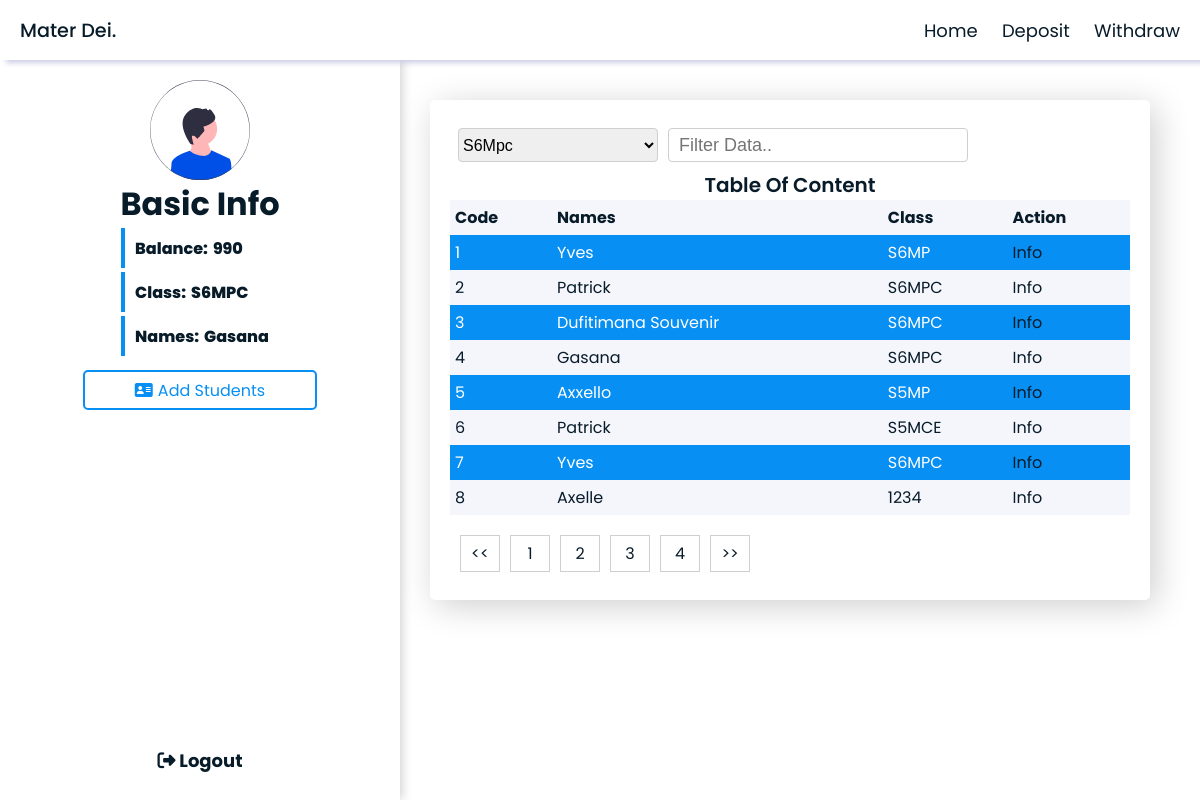
Screenshot of /Admin/?data=4 (signed in) with the database file from the repository.
### tables this page shows
CREATE TABLE `students` (
  `id` int(11) NOT NULL,
  `card_id` varchar(255) NOT NULL DEFAULT 'Ntayo',
  `balance` int(10) NOT NULL DEFAULT 0,
  `class` varchar(10) NOT NULL,
  `names` varchar(255) NOT NULL,
  `password` varchar(255) NOT NULL,
  `gender` enum('Male','Female') NOT NULL
);

### Admin/index.php (the view, shortened to what this page needs)
<?php
include_once "../Assets/Php/database.php";
if (!isset($_GET['data'])) {
    $code = 1;
}
else{
 $code = $_GET['data'];
}
?>
<!DOCTYPE html>
<html lang="en">
<head>
    <link rel="stylesheet" href="https://cdnjs.cloudflare.com/ajax/libs/font-awesome/6.4.2/css/all.min.css" />
    <link rel="stylesheet" href="../Css/datastyle.css">
    <link rel="stylesheet" href="../Css/main.css">
</head>
<body>
    <div class="navbar" id="navbar">
        <div class="logo" id="logo">Mater Dei.</div>
        <nav id="nav">
            <a href="./index.html">Home</a>
            <a href="#" onclick="Popup1()">Deposit</a>
            <a href="#" onclick="Popup()">Withdraw</a>
        </nav>
    </div>
    <div class="main">
        <div class="panel">
            <div class="history">
                <div class="image"><img src="../Assets/Images/Male_Avatar.svg" alt=""></div>
                <h1>Basic Info</h1>
                <ul>
                    <?php
                    $sql0 = "SELECT * FROM students WHERE id = {$code}";
                    $query0 = mysqli_query($conn, $sql0);
                    if (mysqli_num_rows($query0) > 0) {
                        $row0 = mysqli_fetch_assoc($query0);
                    }
                    ?>
                    <li>Balance: <span style="padding-left:5px;"> <?php echo $row0['balance'];?></span></li>
                    <li>Class: <span style="padding-left:5px;"> <?php echo $row0['class'];?></span></li>
                    <li>Names: <span style="padding-left:5px;"> <?php echo $row0['names'];?></span></li>
                </ul>
                <a href="./Register.php" class="second"><i class="fa-solid fa-address-card"></i> Add Students</a>
            </div>
            <div class="logout"><a href="../Assets/Php/logout.php"><i class="fa-solid fa-right-from-bracket"></i> Logout</a></div>
        </div>
        <div class="frame-yves">
            <div class="tooltip">
                <div class="tool">
                    <select name="data" id="data">
                        <option value="S6Mpc">S6Mpc</option>
                    </select>
                    <input type="search" name="search" id="" placeholder="Filter Data..">
                </div>
<div class="holder">
    <table class="yvestable">
        <caption>Table Of Content</caption>
        <tr>
            <th>Code</th>
            <th>Names</th>
            <th>Class</th>
            <th>Action</th>
        </tr>
<?php
if(isset($_GET['page'])){
    $page = $_GET['page'];
}
else{
    $page = 1;
}
$num = 8*($page - 1);
$numpp = 8;
$sql = "SELECT * FROM students ORDER BY id LIMIT ".$num.",".$numpp;
$query = mysqli_query($conn,$sql);
$total = mysqli_num_rows($query);
$numPage = ceil($total/$numpp);
if ($total > 0) {
    while ($row = mysqli_fetch_assoc($query)) {
        echo "
        <tr>
        <td>".$row['id']."</td>
        <td>".$row['names']."</td>
        <td>".$row['class']."</td>
        <td><a href='./?data=".$row['id']."' class='btn00'>Info</a></td>
        </tr>";
    }
}
?>
    </table>
</div>
                <div class="footer">
                    <?php $back = $page; ?>
                    <a class="left" href="./?page=<?php $back--;if($back > 0){echo $back;}else{$back=$numPage;echo $back;} ?>"><<</a>
                    <a class="number" href="./?page=1">1</a>
                    <a class="number" href="./?page=2">2</a>
                    <a class="number" href="./?page=3">3</a>
                    <a class="number" href="./?page=4">4</a>
                    <a class="right" href="./?page=<?php echo ++$page; ?>">>></a>
                </div>
            </div>
        </div>
    </div>
</body>
</html>

### Css/datastyle.css (style rules this page uses)
body { color: rgb(0, 2, 4); }
.second { width: 65%; margin-top: 10px; display: flex; justify-content: center; align-items: center; gap: 5px; font-weight: 400; transition: .8s ease; border-radius: 5px; height: 40px; border: 2px solid #078ff3; color: #078ff3; }
.main { width: 100%; height: 100vh; display: grid; grid-template-columns: 400px calc(100% - 400px); }
.panel { height: 100%; display: grid; grid-template-rows: 90% 10%; box-shadow: 2px 0 10px #cfcfcf; }
.panel .history { margin-top: 60px; padding: 20px; display: flex; flex-direction: column; align-items: center; }
.history .image { width: 100px; height: 100px; }
.history ul { list-style: none; font-weight: 800; color: #081b29; }
.history ul li { border-left: 4px solid #078ff3; height: 40px; padding: 10px; margin-bottom: 4px; display: flex; align-items: center; }
.logout { width: 100%; display: flex; justify-content: center; align-items: center; font-size: 18px; font-weight: 700; }
.logout a { transition: .6s ease; }
.image img { width: 100%; height: 100%; }
.frame-yves { height: 100%; }
.tooltip { position: relative; margin-top: 100px; margin-left: 30px; width: 90%; height: 500px; padding: 20px; box-shadow: 6px 6px 34px #cfcfcf; border-radius: 5px; }
caption { color: #081b29; font-size: 20px; font-weight: 600; }
.yvestable { width: 100%; border-collapse: collapse; border: none; text-align: left; }
.yvestable tr:nth-child(even) { background: #078ff3; color: #fff; }
.yvestable tr:nth-child(odd) { background: #f5f5fc; color: #081b29; }
.yvestable tr th,td { padding: 5px; }
.tooltip .tool { width: 100%; height: 50px; display: flex; text-align: center; padding: 8px; }
.tool input { width: 300px; border: 1px solid#cfcfcf; margin-left: 10px; border-radius: 4px; color: #081b29; padding: 10px; font-size: 18px; outline: none; }
.tool select { width: 200px; border: 1px solid #cfcfcf; outline: none; border-radius: 4px; font-size: 16px; }
select option { height: 35px; color: #081b29; }
.tooltip .footer { display: flex; margin-top: 20px; }
.footer a { margin-left: 10px; }
.left,.right,.number { display: flex; width: 40px; justify-content: center; align-items: center; padding: 5px; border: 1px solid #cfcfcf; }

### Css/main.css (style rules this page uses)
* { margin: 0; padding: 0; box-sizing: border-box; }
a { text-decoration: none; color: #081b29; }
body { font-family: 'Poppins', sans-serif; }
.navbar { position: fixed; background: #fff; width: 100%; height: 60px; z-index: 1; display: flex; box-shadow: 6px 3px 5px #cccce5f5; flex-direction: row; align-items: center; justify-content: space-between; }
.logo { font-size: 1.2rem; font-weight: 500; color: #081b29; margin-left: 20px; }
nav a { margin-right: 20px; transition: .4s; position: relative; color: #081b29; font-size: 18px; }
nav a::before { position: absolute; content: ''; width: 0; top: 0; left: 0; height: 100%; padding-bottom: 3px; transition: .4s; border-bottom: 1.2px solid #0050e7; }
h1,h2 { color:#081b29; }

### rows the page displays
students: balance "990", class "S6MPC", names "Gasana", id "4"
students: id "1", names "Yves", class "S6MP"
students: id "2", names "Patrick", class "S6MPC"
students: id "3", names "Dufitimana Souvenir", class "S6MPC"
students: id "5", names "Axxello", class "S5MP"
students: id "6", names "Patrick", class "S5MCE"
students: id "7", names "Yves", class "S6MPC"
students: id "8", names "Axelle", class "1234"
